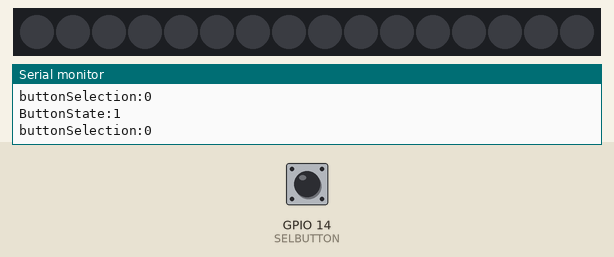
Bench run of a sketch on a simulated ESP8266 (NodeMCU). Shown: 16 RGB LEDs in strip order, left to right, the last lines printed to the serial monitor. Inputs (shaded band) come from the test bench; at power-on: GPIO 14 (SELBUTTON) HIGH. Dim RGB values are drawn brighter than linear.

Above: at 1.2 s.
1.3 s: GPIO 14 (SELBUTTON) pulled LOW for 0.15 s
At 2.3 s:
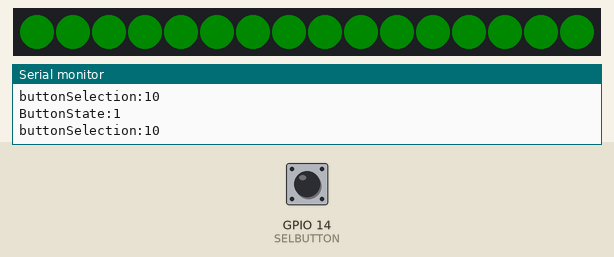
3.0 s: GPIO 14 (SELBUTTON) pulled LOW for 1 s
5.5 s: GPIO 14 (SELBUTTON) pulled LOW for 0.15 s
7.2 s: GPIO 14 (SELBUTTON) pulled LOW for 1 s
Timing chart, 0 to 10.2 s (numbered marks = the images above; inputs shaded):
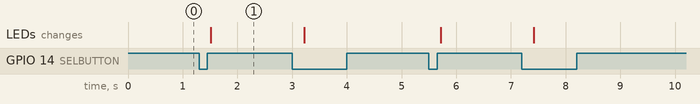

Measured:
- after the input at 1.3 s, the LEDs: change after 0.21 s (image 1)

The sketch:

SelectionButtonTest.ino
```cpp
#include <Adafruit_NeoPixel.h>
#define LED 2
#define LEDNR 16
#define SELBUTTON 14

Adafruit_NeoPixel pixels(LEDNR, LED, NEO_GRB + NEO_KHZ800);
unsigned long debounceDelay = 200;
unsigned long longDebounce = 3000;
volatile unsigned long lastDebounce = 0;
volatile uint8_t interruptModeSelection = 0;
volatile bool isbuttonpressed = 0;

ICACHE_RAM_ATTR void handleInterruptSEL() {
  lastDebounce = millis();
  isbuttonpressed = true;
}


bool buttonPushValid(void) {
  //unsigned long start = millis();
  if (isbuttonpressed) {
    if (millis() - lastDebounce > debounceDelay) {
      interruptModeSelection += 10;
      isbuttonpressed = false;
      lastDebounce = millis();
      return true;
    }
  }
  return false;
}


void setup() {
  Serial.begin(115200);

  pinMode(SELBUTTON, INPUT);
  attachInterrupt(digitalPinToInterrupt(SELBUTTON), handleInterruptSEL, FALLING);

  pixels.begin();  // Initialize NeoPixel ring
  pixels.clear();
  pixels.show();
}

void loop() {


  uint8_t buttonState = digitalRead(SELBUTTON);
  Serial.print("ButtonState:");
  Serial.println(buttonState);

  Serial.print("buttonSelection:");
  Serial.println(interruptModeSelection);

  buttonPushValid();

  for (int i = 0; i < LEDNR; i++) {
    pixels.setPixelColor(i, pixels.Color(0, interruptModeSelection, 0));
    pixels.show();  // Send the updated pixel colors to the hardware.
  }

  if (interruptModeSelection > 200) {
    pixels.clear();
    pixels.show();
    interruptModeSelection = 0;
  }


}
```
